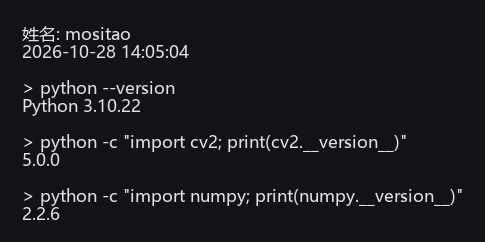
#> input picture 算法组/Week1/mositao/01_环境自检.png, 485 x 242 px
$ python -i annotate.py   (imports and definitions only)
#> lines starting #> are read from the running program, lines starting #| are printed output that depends on the picture; after the words box and inside, x2 and y2 are one past the last pixel; in counts of white or black regions, pixels touching at a corner belong together
#> further down, picture is the input picture: shape (242, 485, 3); mean B, G, R 32.2, 26.2, 26.2
# -*- coding: utf-8 -*-
"""标注器：直接读写 YOLO txt，不依赖 Qt。

两种模式：
  drag   —— 原来的拖拽画框，适合足球等任意目标；
  click  —— 点击式半自动，适合场地标志：在交点上点一下，程序立刻
            按「极坐标分支数」判出 L / T / X 并定好框大小。

为什么标志要用 click 模式：
    纯几何自动出框在本场地误检比真检还多（人造草坪高光 + 远端白墙残块），
    但「人给位置、几何给类别与大小」这个组合几乎不出错。

操作（click 模式）：
    左键点击交点     自动出框并分类
    1 / 2 / 3 / 4    强制指定类别 L / T / X / 点球点（再点即用该类）
    0                取消强制，回到自动判类
    Backspace        撤掉最后一个框
    右键             删除点中的框
    D / 空格 / →     下一张（自动保存）
    A / ←            上一张（自动保存）
    C                清空本张
    S                立即保存
    Q / ESC          退出

用法（项目根目录）：
    .\\run.bat tools\\annotate.py --dir dataset/raw_marker --mode click \
        --classes LCross,TCross,XCross,PenaltyPoint
"""

from __future__ import annotations

import argparse
import sys
from pathlib import Path

import cv2
import numpy as np

ROOT = Path(__file__).resolve().parents[1]
sys.path.insert(0, str(ROOT))

from src.common.paths import rel          # noqa: E402

try:
    import tools.prelabel_marker as PM
except Exception:                                                  # noqa: BLE001
    PM = None

# [4 lines not run here, left out]

WIN = "annotate"
MIN_BOX_PX = 6          # 拖拽小于此视为误触
MARKER_CLASSES = ["LCross", "TCross", "XCross", "PenaltyPoint"]
PALETTE = [(60, 200, 255), (90, 240, 90), (255, 150, 60), (200, 120, 255),
           (255, 255, 120), (200, 200, 200)]


# ---------------------------------------------------------------- 纯逻辑（可测）
# [16 lines left out: function load_boxes, not called in this run]


def save_boxes(txt: Path, boxes: list[list[float]]) -> None:
    lines = [f"{int(b[0])} {b[1]:.6f} {b[2]:.6f} {b[3]:.6f} {b[4]:.6f}" for b in boxes]
    txt.write_text("\n".join(lines) + ("\n" if lines else ""), encoding="utf-8")


# [26 lines left out: functions xyxy_to_yolo, yolo_to_xyxy, hit_test, not called in this run]


def simple_white_mask(bgr: np.ndarray) -> np.ndarray:
    """只按亮度/饱和度取白，不做「去厚块」。

    点击模式下位置由人给，不需要把墙面白块剔干净；反过来，近景标志的线条本身就有
    30–60 px 宽，用开运算去「厚块」会把真正要标的线一起抹掉（实测 marker_s02 的
    掩码只剩 0.1%）。
    """
    hsv = cv2.cvtColor(bgr, cv2.COLOR_BGR2HSV)
#> hsv: shape (242, 485, 3); mean H, S, V 120, 60.9, 32.2
    v, s = hsv[..., 2], hsv[..., 1]
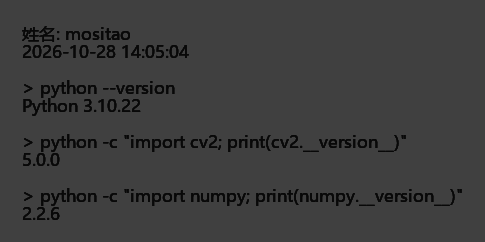
#> s: shape (242, 485); min 7, max 64, mean 60.9
    m = ((v > 165) & (s < 75)).astype(np.uint8) * 255
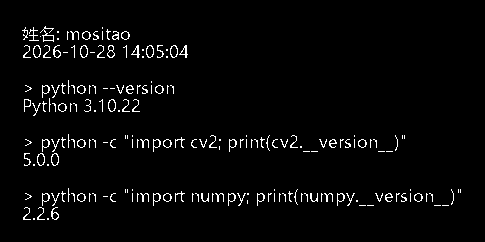
#> m: shape (242, 485); 3% white in thin lines or dots, all inside (x1, y1, x2, y2) = (22, 26, 461, 220)
    return cv2.morphologyEx(m, cv2.MORPH_CLOSE, np.ones((3, 3), np.uint8))
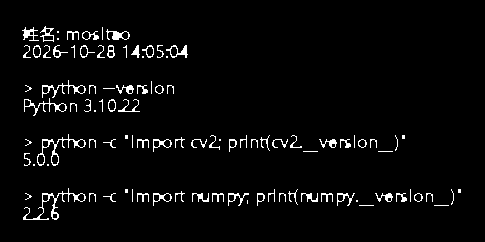
#> returned value: shape (242, 485); 3.6% white in thin lines or dots, all inside (x1, y1, x2, y2) = (22, 26, 461, 220)


def build_context(bgr: np.ndarray):
    """预计算白线掩码等，供点击时快速判类。"""
    mask = simple_white_mask(bgr)
    dt = cv2.distanceTransform(mask, cv2.DIST_L2, 3)
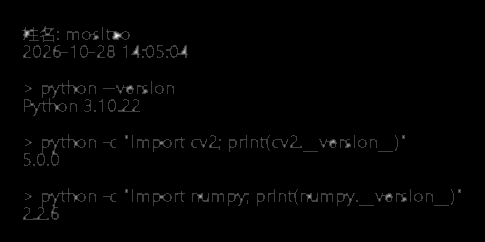
#> dt: shape (242, 485) float32; min 0, max 3.82, mean 0.0367; drawn with min black and max white
    vals = dt[dt > 0]
#> vals = 4170 values, max 3.82 at index 260, min 0.955 at index 0, mean 1.03
    width = float(np.clip(np.percentile(vals, 50) * 2.0, 5.0, 40.0)) if vals.size else 12.0
#> width = 5
    r_max = int(np.clip(width * 6.0, 30, 120))
#> r_max = 30
    return dict(mask=mask, dt=dt, width=width, r_max=r_max)


# [252 lines left out: functions snap_to_line, classify_at, main, not called in this run]


# [2 lines not run here, left out]

>>> import cv2
>>> picture = cv2.imread('../../../Week1/mositao/01_环境自检.png')
>>> result = build_context(picture)
#> result = 4 items
